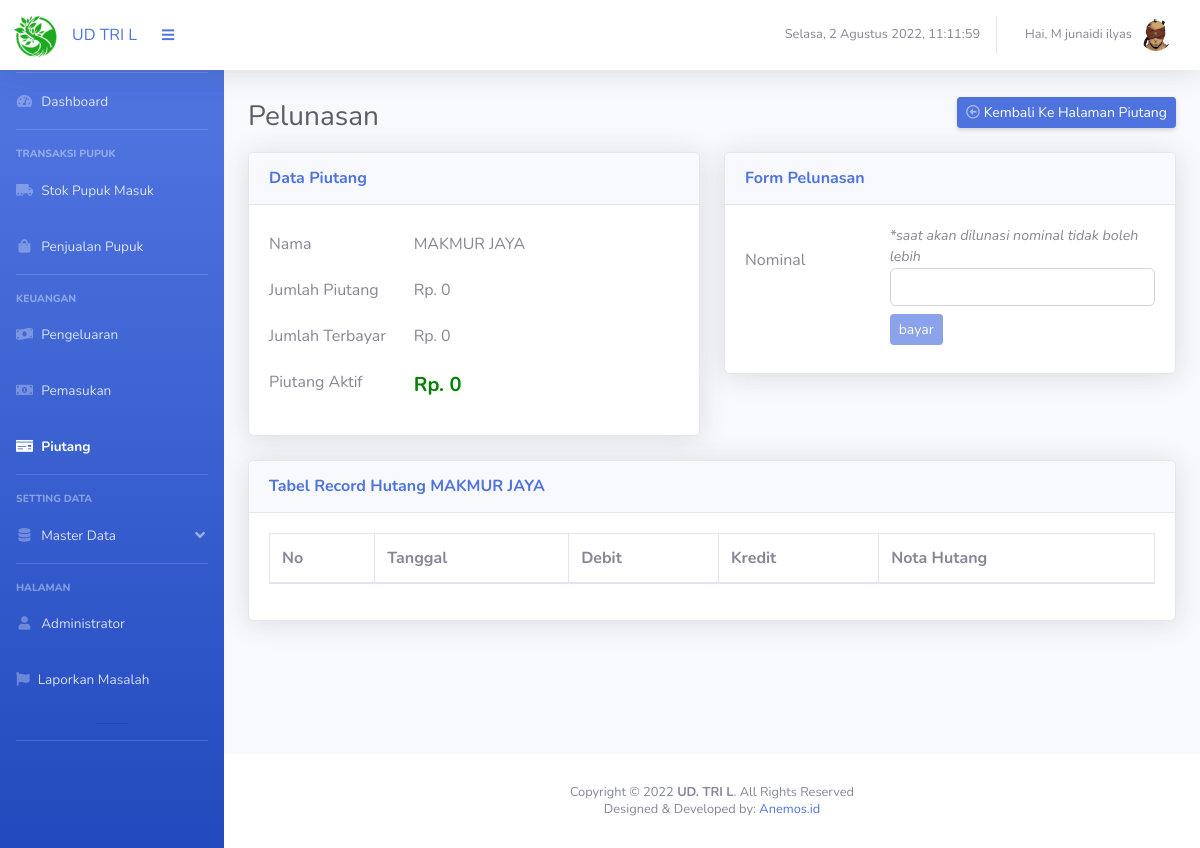
Page /page_piutang_pelunasan.php?m=10&n=10&cust=4 (signed in) on the earlier database version.
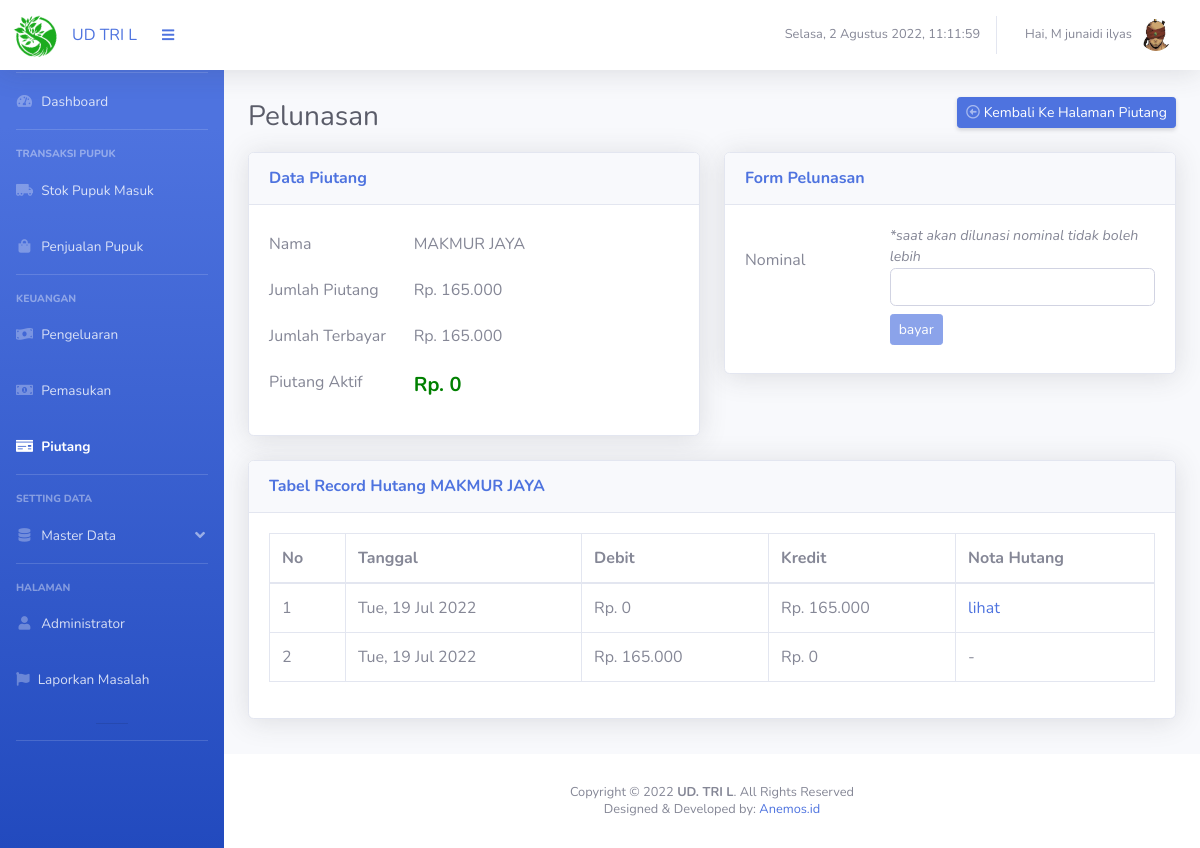
Same page on the later database version.
### tables this page shows
CREATE TABLE `data_kel_tani` (
  `ID_KT` int(50) NOT NULL,
  `NIK` varchar(50) DEFAULT NULL,
  `Nama_Kel` varchar(100) DEFAULT NULL,
  `Nama_Ketua` varchar(50) DEFAULT NULL,
  `Alamat` varchar(100) DEFAULT NULL,
  `Telp` varchar(50) DEFAULT NULL,
  `Foto` varchar(50) DEFAULT NULL
);

CREATE TABLE `piutang` (
  `ID_PT` int(10) NOT NULL,
  `ID_KT` int(10) DEFAULT NULL,
  `ID_AKT` varchar(30) DEFAULT NULL,
  `ID_KEY` varchar(20) NOT NULL,
  `Debit` int(20) NOT NULL,
  `Kredit` int(20) NOT NULL,
  `Tanggal` varchar(20) NOT NULL
);

### functions.php (called while the page is built, shortened)
<?php
function rp($angka)
{
    $hasil_rupiah = "Rp. " . number_format($angka, 0, ',', '.');
    return $hasil_rupiah;
}

### page_piutang_pelunasan.php (the view, shortened to what this page needs)
<?php
include "functions.php";
include "connection.php";
if (isset($_SESSION['login'])) {
    if (isset($_GET['cust'])) {
        $nama = "";
        $jumlahPiutang = 0;
        $jumlahTerbayar = 0;
        $piutangAktif = 0;
        $querryPiutang = "";
        $buyer = 0;
        if ((int) $_GET['cust']) {
            $sqlgetNama = mysqli_query($conn, "select Nama_Kel from data_kel_tani where ID_KT=" . $_GET['cust']);
            foreach ($sqlgetNama as $sgn) {
                $nama = $sgn['Nama_Kel'];
            }
            $sqlgetKredit = mysqli_query($conn, "select Kredit from piutang where ID_KT=" . $_GET['cust']);
            foreach ($sqlgetKredit as $sgk) {
                $jumlahPiutang += $sgk['Kredit'];
            }
            $sqlgetDebit = mysqli_query($conn, "select Debit from piutang where ID_KT=" . $_GET['cust']);
            foreach ($sqlgetDebit as $sgd) {
                $jumlahTerbayar += $sgd['Debit'];
            }
            $piutangAktif = $jumlahPiutang - $jumlahTerbayar;
            $querryPiutang = "select * from piutang where ID_KT=" . $_GET['cust'];
            $buyer = 1;
        }
        ?>
<!DOCTYPE html>
<html lang="en">
<head>
  <link href="vendor/fontawesome-free/css/all.min.css" rel="stylesheet" type="text/css">
  <link href="css/sb-admin-2.min.css" rel="stylesheet">
  <link href="vendor/datatables/dataTables.bootstrap4.min.css" rel="stylesheet">
  <?php
        include "segment/header.php";
        ?>
</head>
<body id="page-top">
  <div id="wrapper">
    <?php include "segment/sidebar.php";?>
    <div id="content-wrapper" class="d-flex flex-column">
      <div id="content">
        <div class="container-fluid">
          <div class="d-sm-flex align-items-center justify-content-between ">
            <h1 class="h3 mb-3 text-gray-800">Pelunasan</h1>
            <a href="page_piutang.php?m=10&n=10"
              class="d-none d-sm-inline-block btn btn-sm btn-primary shadow-sm mb-4"><i
                class="far fa-arrow-alt-circle-left  text-white-50"></i> Kembali Ke Halaman Piutang</a>
          </div>
          <div class="row">
            <div class="col-xl-6 col-lg-6">
              <div class="card shadow mb-4">
                <div class="card-header py-3 d-flex flex-row align-items-center justify-content-between">
                  <h6 class="m-0 font-weight-bold text-primary">Data Piutang </h6>
                </div>
                <div class="card-body">
                  <div class="row mb-2">
                    <label class="col-sm-4 col-form-label"> Nama </label>
                    <label class="col-sm-8 col-form-label" id="nama"><?=$nama;?></label>
                  </div>
                  <div class="row mb-2">
                    <label class="col-sm-4 col-form-label"> Jumlah Piutang</label>
                    <label class="col-sm-8 col-form-label" id="jmlputang"><?=rp($jumlahPiutang);?></label>
                  </div>
                  <div class="row mb-2">
                    <label class="col-sm-4 col-form-label"> Jumlah Terbayar </label>
                    <label class="col-sm-8 col-form-label" id="jmlterbayar"><?=rp($jumlahTerbayar);?></label>
                  </div>
                  <div class="row mb-2">
                    <label class="col-sm-4 col-form-label"> Piutang Aktif </label>
                    <label class="col-sm-8 col-form-label" id="piutangaktif"
                      style="font-weight:bold; color:green; font-size:20px;"><?=rp($piutangAktif);?></label>
                  </div>
                </div>
              </div>
            </div>
            <div class="col-xl-6 col-lg-6">
              <div class="card shadow mb-4">
                <div class="card-header py-3 d-flex flex-row align-items-center justify-content-between">
                  <h6 class="m-0 font-weight-bold text-primary">Form Pelunasan</h6>
                </div>
                <div class="card-body">
                  <div class="row  mb-2">
                    <label class="mt-3 col-sm-4 col-form-label"> Nominal </label>
                    <div class="col-sm-8">
                      <div class="text-muted font-italic" style="font-size: 0.885em;">*saat akan dilunasi nominal tidak
                        boleh lebih</div>
                      <form method="POST" action="pelunasan.php?id=<?=$_GET['cust'];?>">
                        <input type="text" class="form-control" id="bayar" name="bayar" onkeyup="convertRP()">
                    </div>
                  </div>
                  <div class="row mb-2">
                    <label class="col-sm-4 col-form-label"> </label>
                    <div class="col-sm-8">
                      <button type="submit" id="btnpelunasan" class="btn btn-primary btn-sm" disabled>bayar</button>
                    </div>
                  </div>
                </div>
              </div>
            </div>
          </div>
          <div class="row">
            <div class="col-xl-12 col-lg-12">
              <div class="card shadow mb-4">
                <div class="card-header py-3 d-flex flex-row align-items-center justify-content-between">
                  <h6 class="m-0 font-weight-bold text-primary">Tabel Record Hutang <?=$nama;?> </h6>
                </div>
                <div class="card-body">
                  <div class="table-responsive">
                    <table class="table table-bordered" id="tablePiuAnggota" width="100%" cellspacing="0">
                      <thead>
                        <tr>
                          <th scope="col">No</th>
                          <th scope="col">Tanggal</th>
                          <th scope="col">Debit</th>
                          <th scope="col">Kredit</th>
                          <th scope="col">Nota Hutang</th>
                        </tr>
                      </thead>
                      <tbody>
                        <?php
$noA = 1;
        $sqlData = mysqli_query($conn, $querryPiutang);
        foreach ($sqlData as $sd) {
            echo ('<tr><td>' . $noA . '</td>');
            echo ('<td>' . $sd["Tanggal"] . '</td>');
            $key = "'" . $sd['ID_KEY'] . "'";
            echo ('<td>' . rp($sd["Debit"]) . '</td>');
            echo ('<td>' . rp($sd["Kredit"]) . '</td>');
            if ((int) $sd['Kredit'] > 0) {
                echo ('<td><a href="" onclick="toPrintPage(' . $key . ',' . $buyer . ')">lihat</a></td></tr>');
            } else {
                echo ('<td>-</td>');
            }
            $noA++;
        }
        ?>
                      </tbody>
                    </table>
                  </div>
                </div>
              </div>
            </div>
          </div>
        </div>
      </div>
      <?php include "segment/footer.php";?>
    </div>
  </div>
</body>
</html>
<?php } else {
        header("Location: login.php");
        exit();
    }} else {
    header("Location: login.php");
    exit();
}?>

### segment/header.php (shortened to what this page needs)
<nav class="navbar navbar-expand navbar-light bg-white topbar  fixed-top shadow">
  <a class="sidebar-brand d-flex align-items-center justify-content-center" href="index.php">
    <div class="sidebar-brand-icon rotate-n-15">
      <img style="width:40px" src="img/logo1.png">
    </div>
    <div class="sidebar-brand-text mx-3"><?php echo ($_SESSION['per']); ?></div>
  </a>
  <button class="btn btn-link btn-sm order-1 order-lg-0 me-4 me-lg-0" id="sidebarToggle" href="#!"><i
      class="fas fa-bars"></i></button>
  <ul class="navbar-nav ml-auto">
    <li class="sidebar-brand d-flex align-items-center justify-content-center text-gray-600 small">
      <p>
      <div id="txt">
      </div>
      </p>
    </li>
    <li class="nav-item dropdown no-arrow">
      <a class="nav-link dropdown-toggle" href="#" id="userDropdown" role="button" data-toggle="dropdown"
        aria-haspopup="true" aria-expanded="false">
        <span class="mr-2 d-none d-lg-inline text-gray-600 small"><?php echo ("Hai, " . $_SESSION['nama']); ?></span>
        <?php $foto = $_SESSION['foto'];?>
        <img class='img-profile rounded-circle' src='img/<?php echo $foto; ?>'>
      </a>
    </li>
  </ul>
</nav>

### segment/sidebar.php (shortened to what this page needs)
<ul class="navbar-nav bg-gradient-primary sidebar sidebar-dark accordion mt-5 " id="accordionSidebar">
  <hr class="sidebar-divider my-0 mt-4">
  <li <?php if ($_GET['m'] == 1 && $_GET['n'] == 1) {echo "class='nav-item active'";} else {echo "class='nav-item'";}?>>
    <a class="nav-link" href="index.php?m=1&n=1">
      <i class="fas fa-fw fa-tachometer-alt"></i>
      <span>Dashboard</span></a>
    <hr class=" sidebar-divider">
    <div class="sidebar-heading">
      Transaksi Pupuk
    </div>
  <li <?php if ($_GET['m'] == 2 && $_GET['n'] == 1) {echo "class='nav-item active'";} else {echo "class='nav-item'";}?>>
    <a class="nav-link" href="page_stok_masuk.php?m=2&n=1">
      <i class=" fas fa-fw fa-truck-moving"></i>
      <span>Stok Pupuk Masuk</span></a>
  </li>
  <li <?php if ($_GET['m'] == 3 && $_GET['n'] == 1) {echo "class='nav-item active'";} else {echo "class='nav-item'";}?>>
    <a class="nav-link" href="page_stok_keluar.php?m=3&n=1">
      <i class="fas fa-fw  fa-shopping-bag"></i>
      <span>Penjualan Pupuk</span></a>
  </li>
  <hr class="sidebar-divider">
  <div class="sidebar-heading">
    Keuangan
  </div>
  <li <?php if ($_GET['m'] == 8 && $_GET['n'] == 8) {echo "class='nav-item active'";} else {echo "class='nav-item'";}?>>
    <a class="nav-link" href="page_pengeluaran.php?m=8&n=8">
      <i class="fas fa-money-bill-wave"></i>
      <span>Pengeluaran</span></a>
  </li>
  <li <?php if ($_GET['m'] == 9 && $_GET['n'] == 9) {echo "class='nav-item active'";} else {echo "class='nav-item'";}?>>
    <a class="nav-link" href="page_pemasukan.php?m=9&n=9">
      <i class="fas fa-money-bill-alt"></i>
      <span>Pemasukan</span></a>
  </li>
  <li
    <?php if ($_GET['m'] == 10 && $_GET['n'] == 10) {echo "class='nav-item active'";} else {echo "class='nav-item'";}?>>
    <a class="nav-link" href="page_piutang.php?m=10&n=10">
      <i class="fas fa-money-check"></i>
      <span>Piutang</span></a>
  </li>
  <hr class=" sidebar-divider">
  <div class="sidebar-heading">
    Setting Data
  </div>
  <li <?php if ($_GET['m'] == 4) {echo "class='nav-item active'";} else {echo "class='nav-item'";}?>>
    <a class='nav-link' href="#" data-toggle="collapse" data-target="#settingPage" aria-expanded="true"
      aria-controls="settingPage">
      <i class="fas fa-fw fa-database"></i>
      <span>Master Data</span>
    </a>
  </li>
  <hr class=" sidebar-divider">
  <div class="sidebar-heading">
    Halaman
  </div>
  <li <?php if ($_GET['m'] == 5 && $_GET['n'] == 5) {echo "class='nav-item active'";} else {echo "class='nav-item'";}?>>
    <a class="nav-link" href="page_administrator.php?m=5&n=5">
      <i class="fas fa-fw fa-user"></i>
      <span>Administrator</span></a>
  </li>
  <li <?php if ($_GET['m'] == 7 && $_GET['n'] == 7) {echo "class='nav-item active'";} else {echo "class='nav-item'";}?>>
    <a class="nav-link" href="page_lap_masalah.php?m=7&n=7">
      <i class="fas fa-cogs fa-flag"></i>
      <span>Laporkan Masalah</span></a>
  </li>
  <hr class="sidebar-heading">
  <hr class="sidebar-divider d-none d-md-block">
</ul>

### segment/footer.php (shortened to what this page needs)
<footer class="sticky-footer bg-white">
  <div class="container my-auto">
    <div class="copyright text-center my-auto">
      <span>Copyright &copy; 2022<strong> UD. TRI L</strong>. All Rights Reserved</span>
    </div>
    <div class="copyright text-center mt-1">
      <span>Designed & Developed by: <a href="https://anemos.id/">Anemos.id</a></span>
    </div>
  </div>
</footer>

Differences in the rows shown:
added piutang: Tanggal "Tue, 19 Jul 2022", Debit "Rp. 0", Kredit "Rp. 165.000"
added piutang: Tanggal "Tue, 19 Jul 2022", Debit "Rp. 165.000", Kredit "Rp. 0"
Other differences:
rp($jumlahPiutang): "Rp. 0" → "Rp. 165.000"
rp($jumlahTerbayar): "Rp. 0" → "Rp. 165.000"
